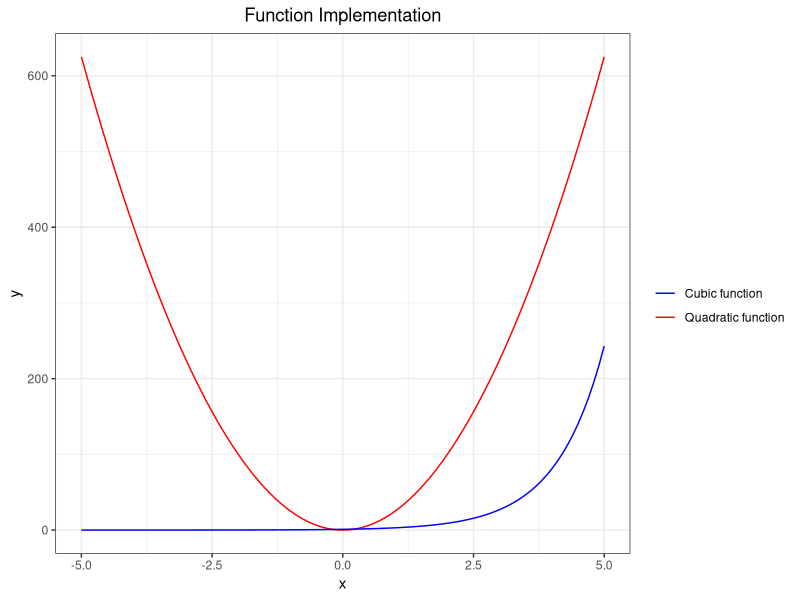
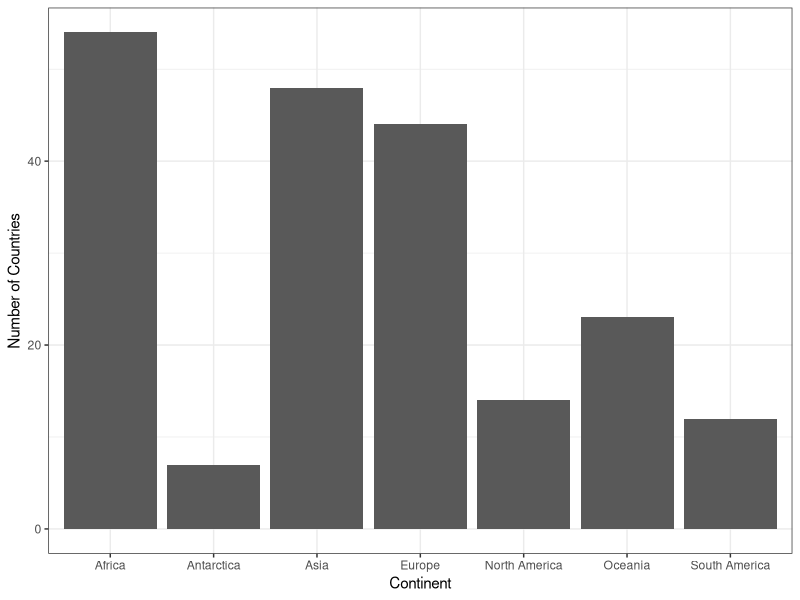
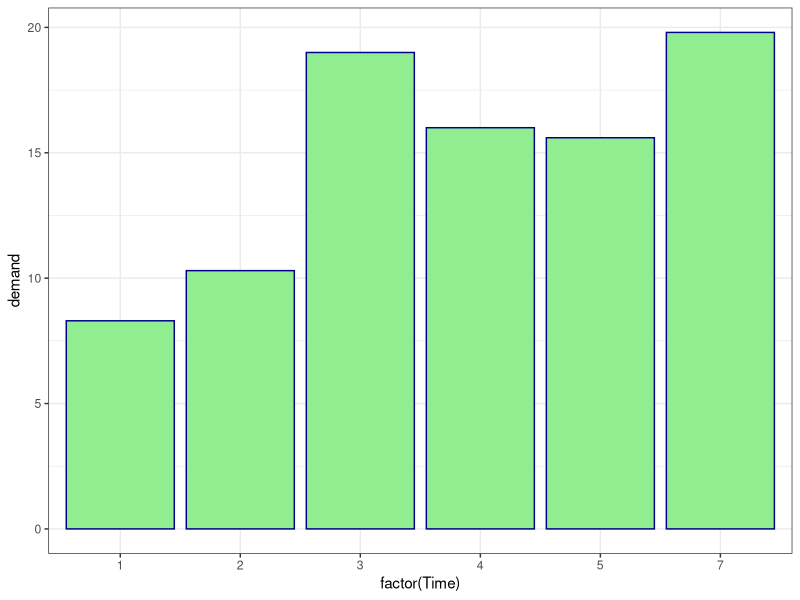
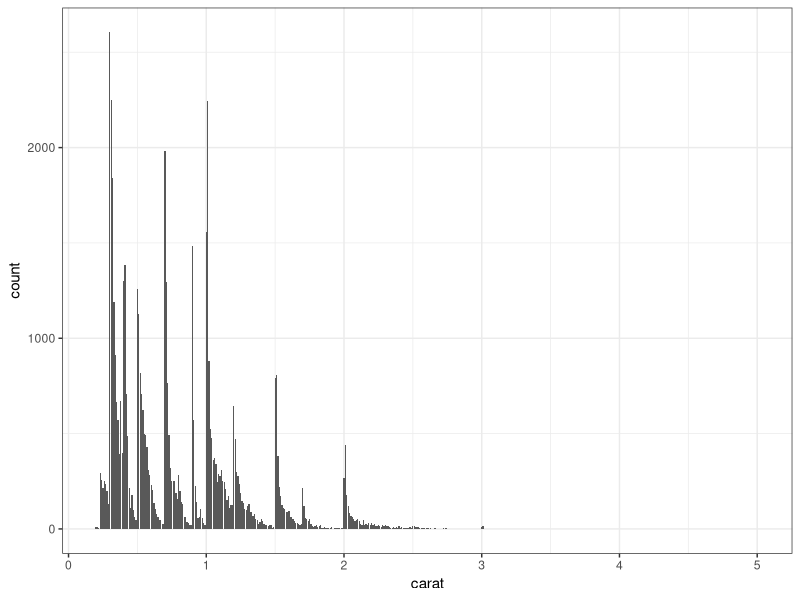
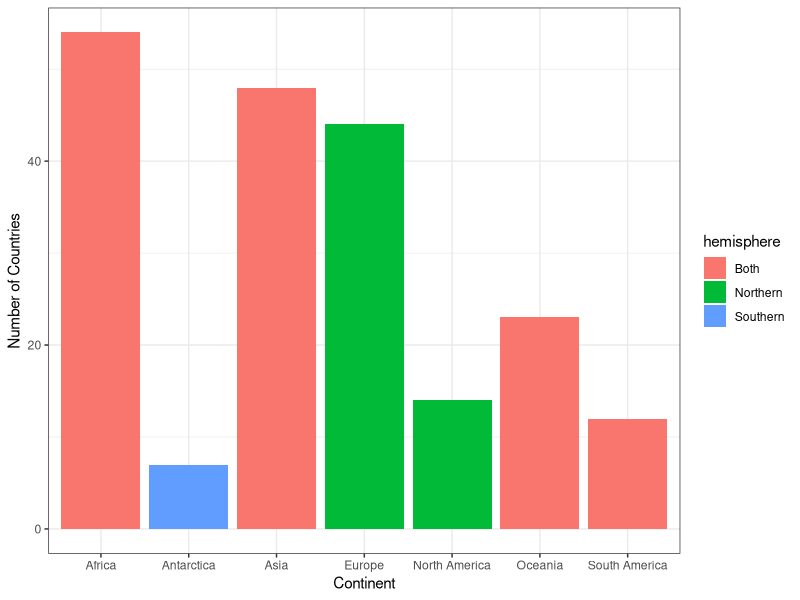
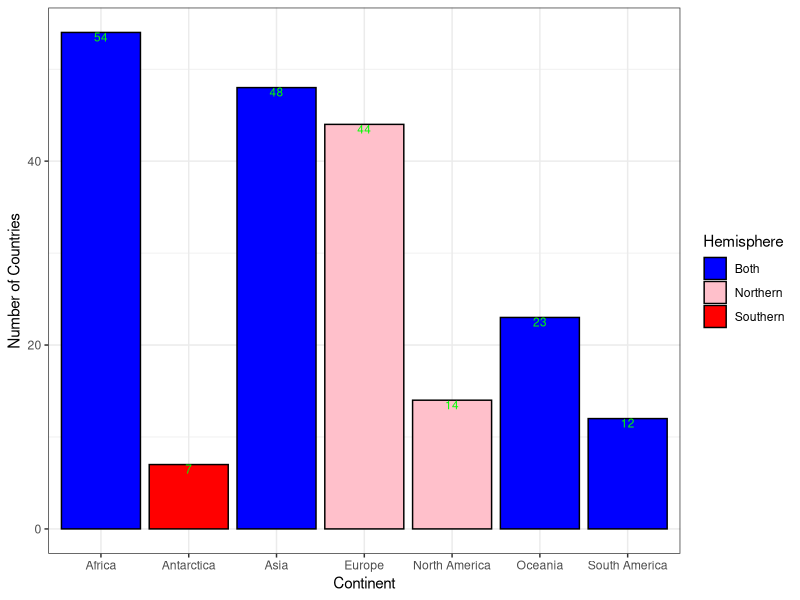
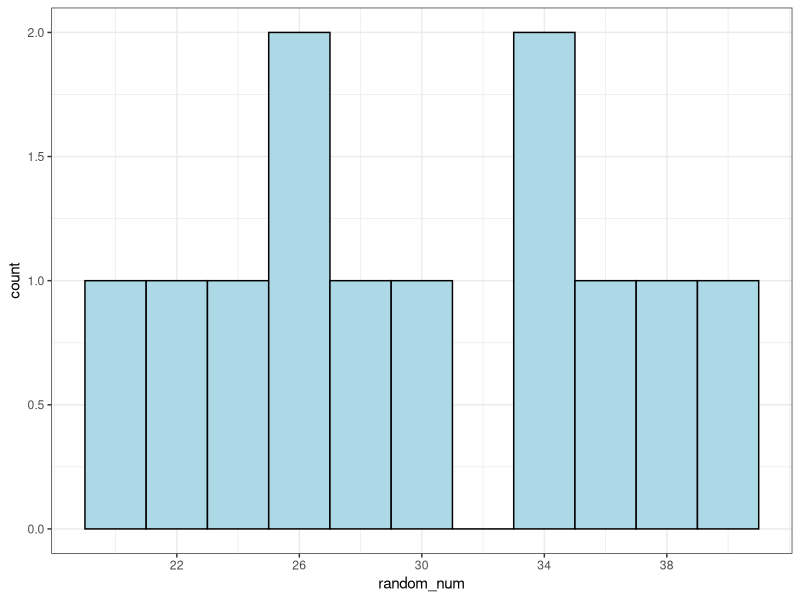
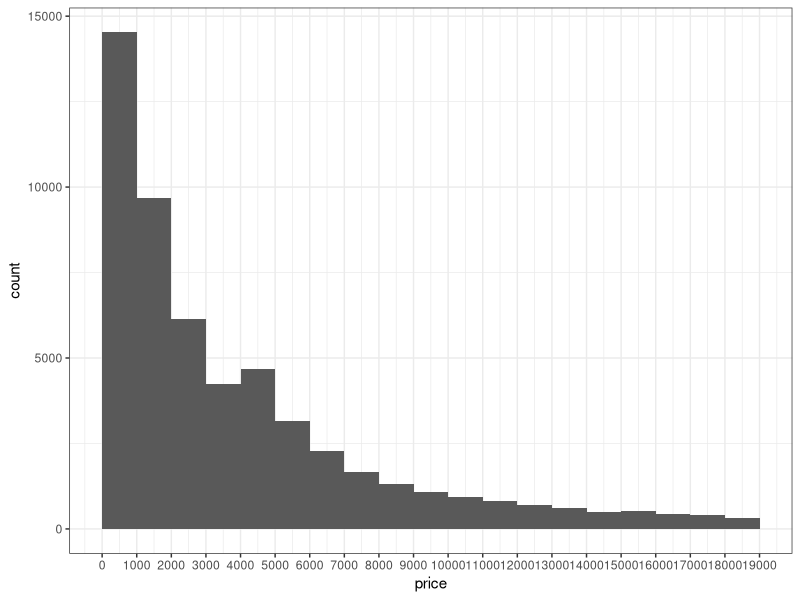

Recreate these plots in R, in order.
library(ggplot2)

mat=matrix(1:6, nrow=1)
mat

print(mtcars)

nrow(mtcars)

for (i in 1:nrow(mtcars)){
  if (mtcars[i,2]==8){
    print(row.names(mtcars[i,]))
  }
}

f1<- function(x){
  25*x^2
}

f2<-function(x){
  3^x
}


data= data.frame(x=c(-5,5))

ggplot(data, aes(x))+stat_function(fun=f1, aes(color="Quadratic function"))+
  stat_function(fun=f2,aes(color="Cubic function"))+
  theme_bw()+
  ggtitle("Function Implementation")+
  theme(plot.title = element_text(hjust = 0.5))+
  scale_color_manual("",values = c("blue","red"))



continents <-
  c("Africa", "Antarctica", "Asia", "Europe",
    "North America", "Oceania", "South America")
number_of_countries<- c(54, 7, 48, 44, 14, 23, 12)
hemisphere <- c("Both", "Southern", "Both", "Northern",
"Northern", "Both", "Both")
continents.countries<-data.frame (continents,
                number_of_countries , hemisphere)
ggplot(continents.countries , aes(x=continents,y= number_of_countries ))+
    geom_col()+
    theme_bw()+
    labs(x="Continent", y="Number of Countries")


ggplot(BOD,aes(x=factor(Time),y=demand))+
  geom_col(fill="lightgreen", color="darkblue")+
  theme_bw()


#geom_bar is used for counts and the aes will contain only x axis column

ggplot(diamonds,aes(x=carat))+geom_bar()+theme_bw()


ggplot(continents.countries , aes(x=continents,y= number_of_countries, fill=hemisphere))+
  geom_col()+
  theme_bw()+
  labs(x="Continent", y="Number of Countries")


ggplot(continents.countries , aes(x=continents,y= number_of_countries, fill=hemisphere))+
  geom_col(color="black")+
  scale_fill_manual(values = c("blue","pink","red"))+
  theme_bw()+
  labs(x="Continent", y="Number of Countries",fill="Hemisphere")+
  geom_text(aes(label=number_of_countries),size=3,vjust=1.0,color="green")


#histogram

random_num<-c(30, 27, 26, 36, 40, 20, 35, 38, 22, 28,
              25, 34)

dataf= data.frame(random_num)

ggplot(dataf, aes(x=random_num))+
  geom_histogram(center=22,binwidth = 2,color="black", fill="lightblue")+
  scale_x_continuous(breaks=seq(22,40,4))+
  theme_bw()


ggplot(diamonds,aes(x=price))+
  geom_histogram(boundary=0, binwidth = 1000)+
  scale_x_continuous(breaks = seq(0,max(diamonds$price,na.rm = TRUE)+1000,1000))+
  theme_bw()


ggplot(diamonds,aes(x=price))+
  geom_freqpoly(boundary=0, binwidth = 1000)+
  scale_x_continuous(breaks = seq(0,max(diamonds$price,na.rm = TRUE)+1000,1000))+
  theme_bw()

ggplot(diamonds,aes(x=price,color=cut))+
  geom_freqpoly(boundary=0, binwidth = 1000)+
  scale_x_continuous(breaks = seq(0,max(diamonds$price,na.rm = TRUE)+1000,1000))+
  theme_bw()

ggplot(diamonds,aes(x=price))+
  geom_density( fill="lightgreen", alpha=0.3)+
  scale_x_continuous(breaks = seq(0,max(diamonds$price,na.rm = TRUE)+1000,1000))+
  theme_bw()

x <-c(30, 27, 26, 36, 40, 20, 35, 38, 22, 28, 25, 34)
y <-c(13, 2, 23, 52, 7, 18, 53, 42, 21, 30, 16, 41)
dataset= data.frame(x,y)

ggplot (dataset, aes (x, y))+
  geom_point(shape=21, fill="red", color="blue", size=4)


ggplot(diamonds, aes (depth , price ))+
  geom_point(alpha=0.01, size = 0.5, color="blue")

ggplot(dataset,aes(x,y))+geom_line()+
  geom_point (shape=4, color = "blue", size=2)

ggplot(diamonds,aes(carat,price))+geom_point(alpha=0.1)+
  facet_grid(cut~.)+
  theme_bw()

ggplot(diamonds,aes(carat,price))+geom_point(alpha=0.1)+
  facet_grid(cut~clarity)+
  theme_bw()

ggplot(diamonds,aes(carat,price))+geom_point(alpha=0.1)+
  facet_wrap(cut~.)+
  theme_bw()


ggplot(trees, aes(Height,Volume))+geom_point()+
  xlim(70,80)+
  ylim(20,40)+
  theme_bw()


ggplot(mtcars , aes (mpg, wt , col=factor(gear))) +
  geom_point()+
labs(col = "Gear")+
theme_bw()+
theme(legend.position = "top")
